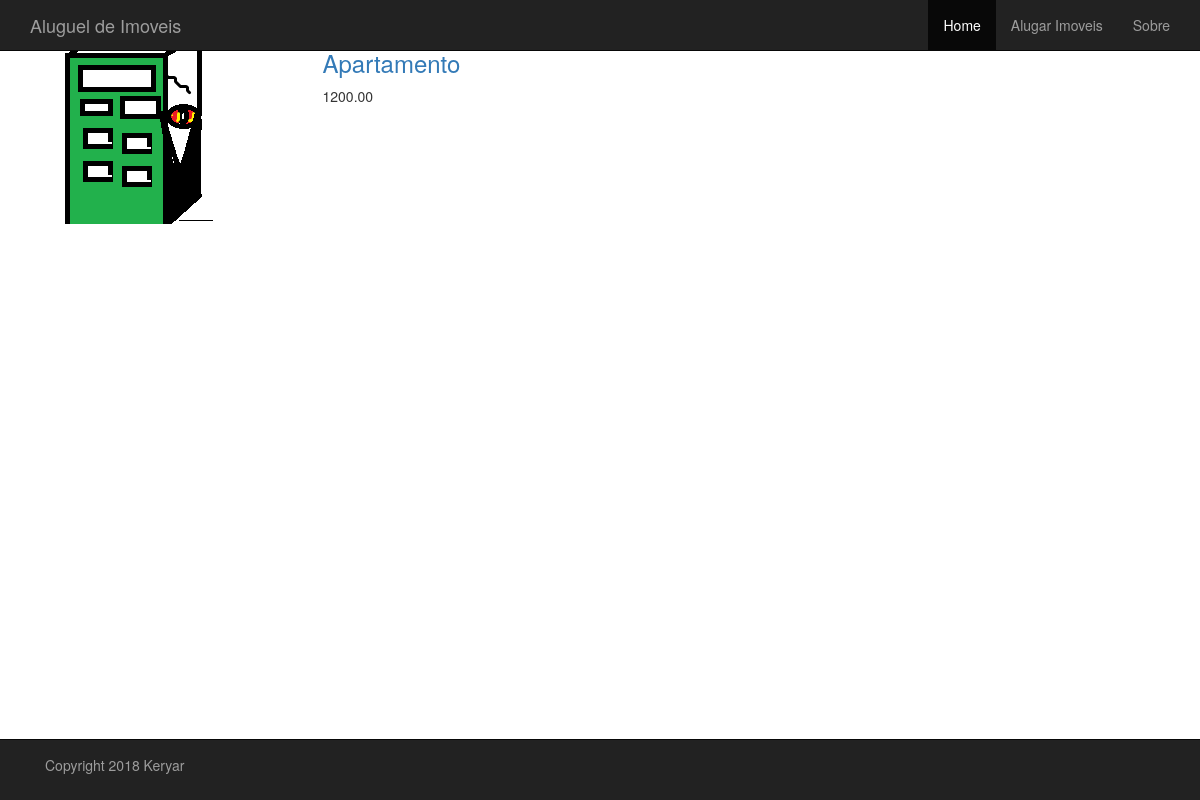
The page /aluguel/2/905_avenidafranciscosabinodacosta_24900100/ on the database its author committed.
### aluguel/models.py (models this page shows, shortened)
class Imovel(models.Model):
    categoria = models.ForeignKey(Categoria, related_name='imoveis')
    slug = models.SlugField(max_length=200, db_index=True)
    imagem = models.ImageField(upload_to='imoveis', blank=True)
    descricao = models.TextField(blank=True)
    dono = models.TextField(blank=True)
    preco = models.DecimalField(max_digits=10, decimal_places=2)
    numero = models.PositiveIntegerField()
    rua = models.CharField(max_length=200, db_index=True)
    bairro = models.CharField(max_length=200, db_index=True)
    cidade = models.CharField(max_length=200, db_index=True)
    estado = models.CharField(max_length=200, db_index=True)
    pais = models.CharField(max_length=200, db_index=True)
    cep = models.CharField(max_length=200, db_index=True)
    disponivel = models.BooleanField(default=True)
    data_cadastramento = models.DateTimeField(auto_now_add=True)
    data_atualizacao = models.DateTimeField(auto_now=True)
    endereco = models.TextField(blank=True)
    class Meta:
        ordering = ('cidade',)
        verbose_name = 'imovel'
        verbose_name_plural = 'imoveis'

class Categoria(models.Model):
    nome = models.CharField(max_length=200, db_index=True)
    slug = models.SlugField(max_length=200, db_index=True, unique=True)
    class Meta:
        ordering = ('nome',)
        verbose_name = 'categoria'
        verbose_name_plural = 'categorias'
    def get_absolute_path(self):
        return reverse('aluguel:lista_imoveis_por_categoria', args=[self.slug])

### aluguel/views.py (the view)
# urls.py: url(r'^(?P<id>\d+)/(?P<slug_do_imovel>[-\w]+)/$', views.exibe_imovel, name='exibe_imovel'),
def exibe_imovel(request, id, slug_do_imovel):
    imovel = get_object_or_404(Imovel, id=id, slug=slug_do_imovel, disponivel=True)
    return render(
        request, 'aluguel/imovel/exibe.html', {'imovel': imovel})

### aluguel/templates/aluguel/imovel/exibe.html (shortened to what this page needs)
{% extends "base.html" %}
{% load static %}
{% block conteudo %}
    <div class="container">
        <div class="row">
            <div class="col-sm-3">
                <a href="#">
                    <img class="img-rounded img-responsive center-block" src="{% static imovel.imagem %}">
                </a>
            </div>
            <div class="col-sm-9">
                <h3><a href="{{ imovel.categoria.get_absolute_path }}">{{ imovel.categoria.nome }}</a></h3>
                <p>{{imovel.preco}}</p>
            </div>
        </div>
    </div>
{% endblock %}

### projectbase/static/projectbase/css/styles.css (style rules this page uses)
body { padding-top: 30px; padding-bottom: 70px; background-color: white; }

### rows shown on the page
Imovel: imagem (picture), categoria.nome "Apartamento", preco "1200.00"
